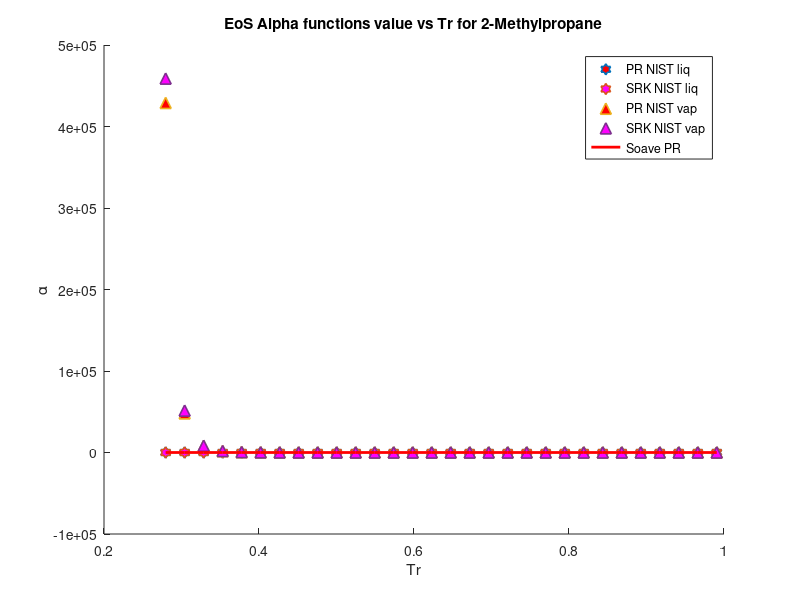

Write MATLAB code to recreate this figure.
clear 
clc
load isobutane_sat_data.mat
%alpha PR & SRK for isobutane
P = P*10^6;
omega = 0.184; %Acentric factor
Tc = 407.81; %K
Pc = 3629000; %Pa
R = 8.31446 %J/K*mol
Zc = 0.278;
b1 = 0.07780*(R*Tc/Pc);
a1 = 0.45724*(((R^2)*(Tc^2))/Pc);
b2 = 0.08664*(R*Tc/Pc);
a2 = 0.42747*(((R^2)*(Tc^2))/Pc);
omega_c = 1-3*Zc;
omega_b = 0.08446114781;
omega_a = 3*Zc^2+3*(1-2*Zc)*omega_b+omega_b^2+1-3*Zc;
a3 = omega_a*(((R^2)*(Tc^2))/Pc);
b3 = omega_b*(R*Tc/Pc);
c3 = omega_c*(R*Tc/Pc);
T = 114; %k
M = 57.12/1000; %kg/mol
S1=0.37464+1.54226*omega-0.26992*omega^2;
S2=0.48508+1.55171*omega-0.176*omega^2;

for i = 1:1:30
   Pr = P/Pc; 
   Tr = T/Tc;
   Tr_list(i)=Tr;
   Vm_liq(i) = M/rho_liq(i);
   Vm_vap(i) = M/rho_vap(i);
   alpha_PT_liq(i) = ((R*T)/(Vm_liq(i)-b3)-P(i))*((Vm_liq(i)^2+b3*Vm_liq(i)+c3*Vm_liq(i)-c3*b3)/a3);
   alpha_PT_vap(i) = ((R*T)/(Vm_vap(i)-b3)-P(i))*((Vm_vap(i)^2+b3*Vm_vap(i)+c3*Vm_vap(i)-c3*b3)/a3);
   alpha_PR_liq(i) = ((R*T)/(Vm_liq(i)-b1)-P(i))*((Vm_liq(i)^2+2*b1*Vm_liq(i)-b1^2)/a1)
   alpha_SRK_liq(i) = ((R*T)/(Vm_liq(i)-b2)-P(i))*((Vm_liq(i)^2+b2*Vm_liq(i))/a2);
   alpha_PR_vap(i) = ((R*T)/(Vm_vap(i)-b1)-P(i))*((Vm_vap(i)^2+2*b1*Vm_vap(i)-b1^2)/a1);
   alpha_SRK_vap(i) = ((R*T)/(Vm_vap(i)-b2)-P(i))*((Vm_vap(i)^2+b2*Vm_vap(i))/a2);
   alpha_soave_PR(i) =(1+S1*(1-sqrt(Tr)))^2;
   alpha_soave_SRK(i) =(1+S2*(1-sqrt(Tr)))^2;
   alpha_Gasem(i) = exp((1.943+0.926*Tr)*(1-(Tr)^0.1441));
%    alpha_twu(i) = (Tr)^(0.081043)*exp(0.915696*(1-(Tr)^(2.61622)));
   Temp(i)=T;
   T = T+10;
end
hold on

 plot(Tr_list,alpha_PR_liq,'h','MarkerSize',8,'MarkerFaceColor','r','LineWidth',1.2)
 %plot(Tr_list,alpha_PT_liq,'h','MarkerSize',8,'MarkerFaceColor','g','LineWidth',1.2)
 plot(Tr_list,alpha_SRK_liq,'h','MarkerSize',8,'MarkerFaceColor','m','LineWidth',1.2)
 plot(Tr_list,alpha_PR_vap,'^','MarkerSize',8,'MarkerFaceColor','r','LineWidth',1.2)
 %plot(Tr_list,alpha_PT_vap,'^','MarkerSize',8,'MarkerFaceColor','g','LineWidth',1.2)
 plot(Tr_list,alpha_SRK_vap,'^','MarkerSize',8,'MarkerFaceColor','m','LineWidth',1.2)
 plot(Tr_list,alpha_soave_PR,'r','LineWidth',2)
% plot(Tr_list,alpha_soave_SRK,'g','LineWidth',2)
% plot(Tr_list,alpha_Gasem,'b','LineWidth',2)

hold off
legend('PR NIST liq','SRK NIST liq','PR NIST vap','SRK NIST vap','Soave PR')
xlabel('Tr')
ylabel('\alpha')
title('EoS Alpha functions value vs Tr for 2-Methylpropane')
